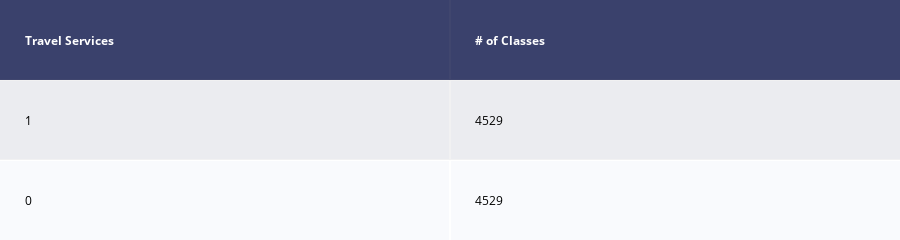

The notebook cell this image was saved under:
### Code cell
# Balance class Up Sampling
# As there is only 28 members that are using the Deposit Service.
# Will upsample the 11 (yes) to 5233
# Evaluate imbalanced classification model with different metrics

np.random.seed(42)
# Class count
count_class_0, count_class_1 = df_prediction[var_to_predict[0]].value_counts()

# Divide by class
df_class_0 = df_prediction[df_prediction[var_to_predict[0]] == 0]
df_class_1 = df_prediction[df_prediction[var_to_predict[0]] == 1]


df_class_1_over = df_class_1.sample(count_class_0, replace=True)
df_test_over = pd.concat([df_class_0, df_class_1_over], axis=0)

print('Random over-sampling:')
print(df_test_over[var_to_predict[0]].value_counts())

draw_col_shape(df_test_over,var_to_predict)
plt.show()

### Figure 1 — Plotly figure (JSON) as saved in the notebook; plotly's stock layout.template omitted (floating-point values rounded to 4 significant figures)
{"data": [{"colorscale": [[0, "#00083e"], [0.5, "#ededee"], [1, "#ffffff"]], "hoverinfo": "none", "opacity": 0.75, "showscale": false, "type": "heatmap", "z": [[0, 0], [0.5, 0.5], [1, 1]]}], "layout": {"annotations": [{"align": "left", "font": {"color": "#ffffff"}, "showarrow": false, "text": "<b>Travel Services</b>", "x": -0.45, "xanchor": "left", "xref": "x", "y": 0, "yref": "y"}, {"align": "left", "font": {"color": "#ffffff"}, "showarrow": false, "text": "<b># of Classes</b>", "x": 0.55, "xanchor": "left", "xref": "x", "y": 0, "yref": "y"}, {"align": "left", "font": {"color": "#000000"}, "showarrow": false, "text": "1", "x": -0.45, "xanchor": "left", "xref": "x", "y": 1, "yref": "y"}, {"align": "left", "font": {"color": "#000000"}, "showarrow": false, "text": "4529", "x": 0.55, "xanchor": "left", "xref": "x", "y": 1, "yref": "y"}, {"align": "left", "font": {"color": "#000000"}, "showarrow": false, "text": "0", "x": -0.45, "xanchor": "left", "xref": "x", "y": 2, "yref": "y"}, {"align": "left", "font": {"color": "#000000"}, "showarrow": false, "text": "4529", "x": 0.55, "xanchor": "left", "xref": "x", "y": 2, "yref": "y"}], "height": 140, "margin": {"b": 0, "l": 0, "r": 0, "t": 0}, "xaxis": {"dtick": 1, "gridwidth": 2, "showticklabels": false, "tick0": -0.5, "ticks": "", "zeroline": false}, "yaxis": {"autorange": "reversed", "dtick": 1, "gridwidth": 2, "showticklabels": false, "tick0": 0.5, "ticks": "", "zeroline": false}}}
